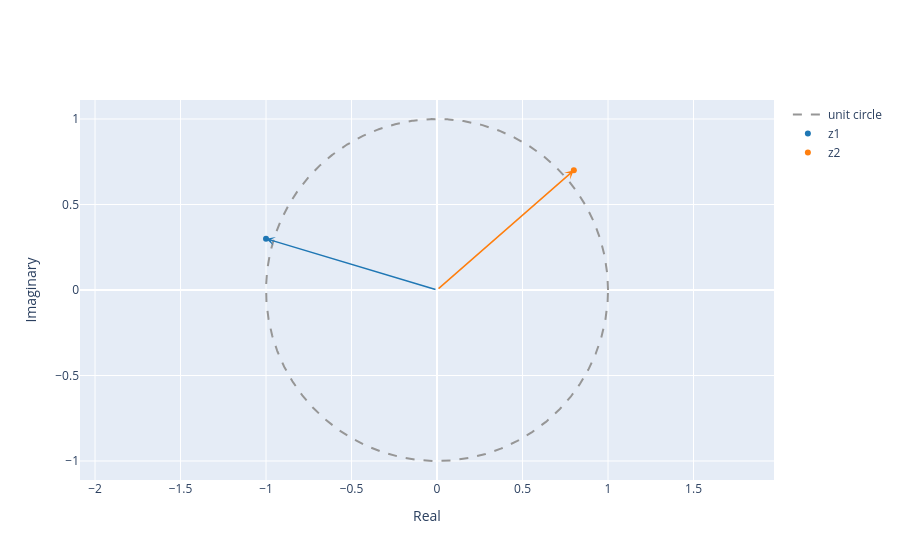
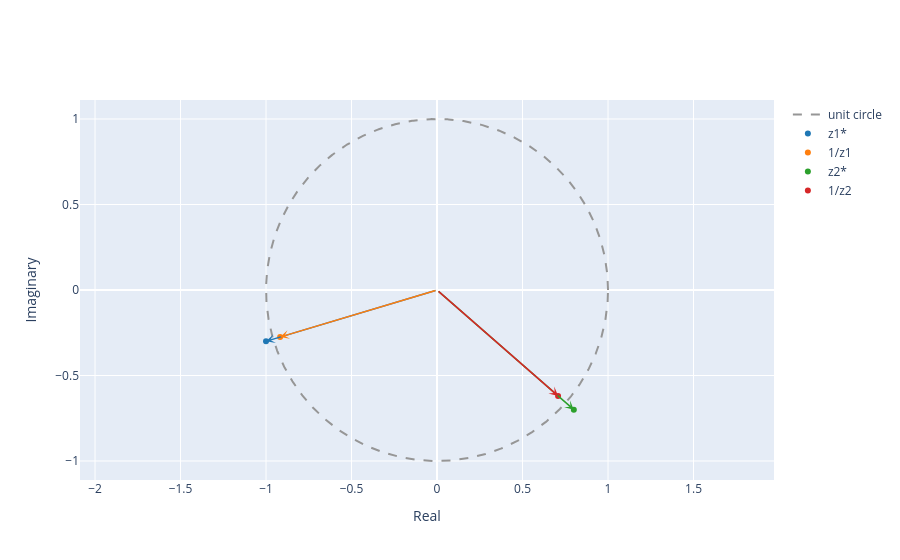

The notebook cell saved with these charts, in order:
### Markdown cell above
### 1. Complex Numbers

Try the following exercises to build intuition about complex numbers:

1.1. Define $z_1 = -1+j0.3$ and $z_2 = 0.8+j0.7$. Enter them in Python and plot them as points and arrows in the complex plane.

1.2. Compute the conjugate $z^*$ and the inverse $1/z$ for both $z_1$ and $z_2$, and plot the results.

1.3. In one or two sentences, explain what changes in the complex plane when the phase of a complex number changes by $\pi/2$ or $\pi$.

### Code cell
# 1.1
z1 = -1 + 0.3j
z2 = 0.8 + 0.7j

plot_complex([z1, z2], name=['z1', 'z2'])

# 1.2 
z1_conj = np.conj(z1)
z2_conj = np.conj(z2)
z1_inv = 1 / z1
z2_inv = 1 / z2
plot_complex([z1_conj, z1_inv, z2_conj, z2_inv], name=['z1*', '1/z1', 'z2*', '1/z2'])

### Figure 1 — Plotly figure (JSON) as saved in the notebook; plotly's stock layout.template omitted (floating-point values rounded to 4 significant figures; data arrays with more than 128 entries replaced by an {"elided": "..."} marker saying what was removed)
{"data": [{"line": {"color": "rgb(150,150,150)", "dash": "dash", "shape": "linear"}, "mode": "lines", "name": "unit circle", "type": "scatter", "x": {"elided": "1000 float values"}, "y": {"elided": "1000 float values"}}, {"marker": {"color": "#1f77b4"}, "mode": "markers", "name": "z1", "type": "scatter", "x": [-1], "y": [0.3]}, {"marker": {"color": "#ff7f0e"}, "mode": "markers", "name": "z2", "type": "scatter", "x": [0.8], "y": [0.7]}], "layout": {"annotations": [{"arrowcolor": "#1f77b4", "arrowhead": 3, "arrowwidth": 1.5, "ax": 0, "axref": "x", "ay": 0, "ayref": "y", "showarrow": true, "text": "", "x": -1, "y": 0.3}, {"arrowcolor": "#ff7f0e", "arrowhead": 3, "arrowwidth": 1.5, "ax": 0, "axref": "x", "ay": 0, "ayref": "y", "showarrow": true, "text": "", "x": 0.8, "y": 0.7}], "xaxis": {"title": {"text": "Real"}}, "yaxis": {"scaleanchor": "x", "scaleratio": 1, "title": {"text": "Imaginary"}}}}

### Figure 2 — Plotly figure (JSON) as saved in the notebook; plotly's stock layout.template omitted (floating-point values rounded to 4 significant figures; data arrays with more than 128 entries replaced by an {"elided": "..."} marker saying what was removed)
{"data": [{"line": {"color": "rgb(150,150,150)", "dash": "dash", "shape": "linear"}, "mode": "lines", "name": "unit circle", "type": "scatter", "x": {"elided": "1000 float values"}, "y": {"elided": "1000 float values"}}, {"marker": {"color": "#1f77b4"}, "mode": "markers", "name": "z1*", "type": "scatter", "x": [-1], "y": [-0.3]}, {"marker": {"color": "#ff7f0e"}, "mode": "markers", "name": "1/z1", "type": "scatter", "x": [-0.9174], "y": [-0.2752]}, {"marker": {"color": "#2ca02c"}, "mode": "markers", "name": "z2*", "type": "scatter", "x": [0.8], "y": [-0.7]}, {"marker": {"color": "#d62728"}, "mode": "markers", "name": "1/z2", "type": "scatter", "x": [0.708], "y": [-0.6195]}], "layout": {"annotations": [{"arrowcolor": "#1f77b4", "arrowhead": 3, "arrowwidth": 1.5, "ax": 0, "axref": "x", "ay": 0, "ayref": "y", "showarrow": true, "text": "", "x": -1, "y": -0.3}, {"arrowcolor": "#ff7f0e", "arrowhead": 3, "arrowwidth": 1.5, "ax": 0, "axref": "x", "ay": 0, "ayref": "y", "showarrow": true, "text": "", "x": -0.9174, "y": -0.2752}, {"arrowcolor": "#2ca02c", "arrowhead": 3, "arrowwidth": 1.5, "ax": 0, "axref": "x", "ay": 0, "ayref": "y", "showarrow": true, "text": "", "x": 0.8, "y": -0.7}, {"arrowcolor": "#d62728", "arrowhead": 3, "arrowwidth": 1.5, "ax": 0, "axref": "x", "ay": 0, "ayref": "y", "showarrow": true, "text": "", "x": 0.708, "y": -0.6195}], "xaxis": {"title": {"text": "Real"}}, "yaxis": {"scaleanchor": "x", "scaleratio": 1, "title": {"text": "Imaginary"}}}}
